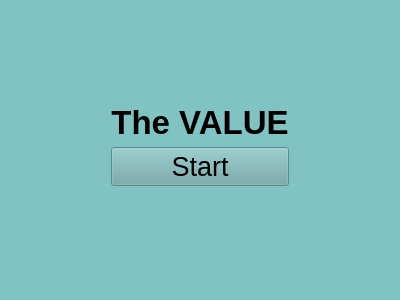
<?xml version="1.0" encoding="UTF-8"?>
<ui version="4.0">
 <class>Form</class>
 <widget class="QWidget" name="Form">
  <property name="geometry">
   <rect>
    <x>0</x>
    <y>0</y>
    <width>400</width>
    <height>300</height>
   </rect>
  </property>
  <property name="palette">
   <palette>
    <active>
     <colorrole role="WindowText">
      <brush brushstyle="SolidPattern">
       <color alpha="255">
        <red>0</red>
        <green>0</green>
        <blue>0</blue>
       </color>
      </brush>
     </colorrole>
     <colorrole role="Button">
      <brush brushstyle="SolidPattern">
       <color alpha="255">
        <red>111</red>
        <green>166</green>
        <blue>166</blue>
       </color>
      </brush>
     </colorrole>
     <colorrole role="Light">
      <brush brushstyle="SolidPattern">
       <color alpha="255">
        <red>206</red>
        <green>255</green>
        <blue>255</blue>
       </color>
      </brush>
     </colorrole>
     <colorrole role="Midlight">
      <brush brushstyle="SolidPattern">
       <color alpha="255">
        <red>167</red>
        <green>224</green>
        <blue>224</blue>
       </color>
      </brush>
     </colorrole>
     <colorrole role="Dark">
      <brush brushstyle="SolidPattern">
       <color alpha="255">
        <red>64</red>
        <green>97</green>
        <blue>97</blue>
       </color>
      </brush>
     </colorrole>
     <colorrole role="Mid">
      <brush brushstyle="SolidPattern">
       <color alpha="255">
        <red>86</red>
        <green>129</green>
        <blue>129</blue>
       </color>
      </brush>
     </colorrole>
     <colorrole role="Text">
      <brush brushstyle="SolidPattern">
       <color alpha="255">
        <red>0</red>
        <green>0</green>
        <blue>0</blue>
       </color>
      </brush>
     </colorrole>
     <colorrole role="BrightText">
      <brush brushstyle="SolidPattern">
       <color alpha="255">
        <red>255</red>
        <green>255</green>
        <blue>255</blue>
       </color>
      </brush>
     </colorrole>
     <colorrole role="ButtonText">
      <brush brushstyle="SolidPattern">
       <color alpha="255">
        <red>0</red>
        <green>0</green>
        <blue>0</blue>
       </color>
      </brush>
     </colorrole>
     <colorrole role="Base">
      <brush brushstyle="SolidPattern">
       <color alpha="255">
        <red>255</red>
        <green>255</green>
        <blue>255</blue>
       </color>
      </brush>
     </colorrole>
     <colorrole role="Window">
      <brush brushstyle="SolidPattern">
       <color alpha="255">
        <red>129</red>
        <green>194</green>
        <blue>194</blue>
       </color>
      </brush>
     </colorrole>
     <colorrole role="Shadow">
      <brush brushstyle="SolidPattern">
       <color alpha="255">
        <red>0</red>
        <green>0</green>
        <blue>0</blue>
       </color>
      </brush>
     </colorrole>
     <colorrole role="AlternateBase">
      <brush brushstyle="SolidPattern">
       <color alpha="255">
        <red>192</red>
        <green>224</green>
        <blue>224</blue>
       </color>
      </brush>
     </colorrole>
     <colorrole role="ToolTipBase">
      <brush brushstyle="SolidPattern">
       <color alpha="255">
        <red>255</red>
        <green>255</green>
        <blue>220</blue>
       </color>
      </brush>
     </colorrole>
     <colorrole role="ToolTipText">
      <brush brushstyle="SolidPattern">
       <color alpha="255">
        <red>0</red>
        <green>0</green>
        <blue>0</blue>
       </color>
      </brush>
     </colorrole>
     <colorrole role="PlaceholderText">
      <brush brushstyle="SolidPattern">
       <color alpha="127">
        <red>0</red>
        <green>0</green>
        <blue>0</blue>
       </color>
      </brush>
     </colorrole>
     <colorrole role="Accent">
      <brush brushstyle="SolidPattern">
       <color alpha="255">
        <red>255</red>
        <green>255</green>
        <blue>255</blue>
       </color>
      </brush>
     </colorrole>
    </active>
    <inactive>
     <colorrole role="WindowText">
      <brush brushstyle="SolidPattern">
       <color alpha="255">
        <red>0</red>
        <green>0</green>
        <blue>0</blue>
       </color>
      </brush>
     </colorrole>
     <colorrole role="Button">
      <brush brushstyle="SolidPattern">
       <color alpha="255">
        <red>111</red>
        <green>166</green>
        <blue>166</blue>
       </color>
      </brush>
     </colorrole>
     <colorrole role="Light">
      <brush brushstyle="SolidPattern">
       <color alpha="255">
        <red>206</red>
        <green>255</green>
        <blue>255</blue>
       </color>
      </brush>
     </colorrole>
     <colorrole role="Midlight">
      <brush brushstyle="SolidPattern">
       <color alpha="255">
        <red>167</red>
        <green>224</green>
        <blue>224</blue>
       </color>
      </brush>
     </colorrole>
     <colorrole role="Dark">
      <brush brushstyle="SolidPattern">
       <color alpha="255">
        <red>64</red>
        <green>97</green>
        <blue>97</blue>
       </color>
      </brush>
     </colorrole>
     <colorrole role="Mid">
      <brush brushstyle="SolidPattern">
       <color alpha="255">
        <red>86</red>
        <green>129</green>
        <blue>129</blue>
       </color>
      </brush>
     </colorrole>
     <colorrole role="Text">
      <brush brushstyle="SolidPattern">
       <color alpha="255">
        <red>0</red>
        <green>0</green>
        <blue>0</blue>
       </color>
      </brush>
     </colorrole>
     <colorrole role="BrightText">
      <brush brushstyle="SolidPattern">
       <color alpha="255">
        <red>255</red>
        <green>255</green>
        <blue>255</blue>
       </color>
      </brush>
     </colorrole>
     <colorrole role="ButtonText">
      <brush brushstyle="SolidPattern">
       <color alpha="255">
        <red>0</red>
        <green>0</green>
        <blue>0</blue>
       </color>
      </brush>
     </colorrole>
     <colorrole role="Base">
      <brush brushstyle="SolidPattern">
       <color alpha="255">
        <red>255</red>
        <green>255</green>
        <blue>255</blue>
       </color>
      </brush>
     </colorrole>
     <colorrole role="Window">
      <brush brushstyle="SolidPattern">
       <color alpha="255">
        <red>129</red>
        <green>194</green>
        <blue>194</blue>
       </color>
      </brush>
     </colorrole>
     <colorrole role="Shadow">
      <brush brushstyle="SolidPattern">
       <color alpha="255">
        <red>0</red>
        <green>0</green>
        <blue>0</blue>
       </color>
      </brush>
     </colorrole>
     <colorrole role="AlternateBase">
      <brush brushstyle="SolidPattern">
       <color alpha="255">
        <red>192</red>
        <green>224</green>
        <blue>224</blue>
       </color>
      </brush>
     </colorrole>
     <colorrole role="ToolTipBase">
      <brush brushstyle="SolidPattern">
       <color alpha="255">
        <red>255</red>
        <green>255</green>
        <blue>220</blue>
       </color>
      </brush>
     </colorrole>
     <colorrole role="ToolTipText">
      <brush brushstyle="SolidPattern">
       <color alpha="255">
        <red>0</red>
        <green>0</green>
        <blue>0</blue>
       </color>
      </brush>
     </colorrole>
     <colorrole role="PlaceholderText">
      <brush brushstyle="SolidPattern">
       <color alpha="127">
        <red>0</red>
        <green>0</green>
        <blue>0</blue>
       </color>
      </brush>
     </colorrole>
     <colorrole role="Accent">
      <brush brushstyle="SolidPattern">
       <color alpha="255">
        <red>255</red>
        <green>255</green>
        <blue>255</blue>
       </color>
      </brush>
     </colorrole>
    </inactive>
    <disabled>
     <colorrole role="WindowText">
      <brush brushstyle="SolidPattern">
       <color alpha="255">
        <red>64</red>
        <green>97</green>
        <blue>97</blue>
       </color>
      </brush>
     </colorrole>
     <colorrole role="Button">
      <brush brushstyle="SolidPattern">
       <color alpha="255">
        <red>111</red>
        <green>166</green>
        <blue>166</blue>
       </color>
      </brush>
     </colorrole>
     <colorrole role="Light">
      <brush brushstyle="SolidPattern">
       <color alpha="255">
        <red>206</red>
        <green>255</green>
        <blue>255</blue>
       </color>
      </brush>
     </colorrole>
     <colorrole role="Midlight">
      <brush brushstyle="SolidPattern">
       <color alpha="255">
        <red>167</red>
        <green>224</green>
        <blue>224</blue>
       </color>
      </brush>
     </colorrole>
     <colorrole role="Dark">
      <brush brushstyle="SolidPattern">
       <color alpha="255">
        <red>64</red>
        <green>97</green>
        <blue>97</blue>
       </color>
      </brush>
     </colorrole>
     <colorrole role="Mid">
      <brush brushstyle="SolidPattern">
       <color alpha="255">
        <red>86</red>
        <green>129</green>
        <blue>129</blue>
       </color>
      </brush>
     </colorrole>
     <colorrole role="Text">
      <brush brushstyle="SolidPattern">
       <color alpha="255">
        <red>64</red>
        <green>97</green>
        <blue>97</blue>
       </color>
      </brush>
     </colorrole>
     <colorrole role="BrightText">
      <brush brushstyle="SolidPattern">
       <color alpha="255">
        <red>255</red>
        <green>255</green>
        <blue>255</blue>
       </color>
      </brush>
     </colorrole>
     <colorrole role="ButtonText">
      <brush brushstyle="SolidPattern">
       <color alpha="255">
        <red>64</red>
        <green>97</green>
        <blue>97</blue>
       </color>
      </brush>
     </colorrole>
     <colorrole role="Base">
      <brush brushstyle="SolidPattern">
       <color alpha="255">
        <red>129</red>
        <green>194</green>
        <blue>194</blue>
       </color>
      </brush>
     </colorrole>
     <colorrole role="Window">
      <brush brushstyle="SolidPattern">
       <color alpha="255">
        <red>129</red>
        <green>194</green>
        <blue>194</blue>
       </color>
      </brush>
     </colorrole>
     <colorrole role="Shadow">
      <brush brushstyle="SolidPattern">
       <color alpha="255">
        <red>0</red>
        <green>0</green>
        <blue>0</blue>
       </color>
      </brush>
     </colorrole>
     <colorrole role="AlternateBase">
      <brush brushstyle="SolidPattern">
       <color alpha="255">
        <red>129</red>
        <green>194</green>
        <blue>194</blue>
       </color>
      </brush>
     </colorrole>
     <colorrole role="ToolTipBase">
      <brush brushstyle="SolidPattern">
       <color alpha="255">
        <red>255</red>
        <green>255</green>
        <blue>220</blue>
       </color>
      </brush>
     </colorrole>
     <colorrole role="ToolTipText">
      <brush brushstyle="SolidPattern">
       <color alpha="255">
        <red>0</red>
        <green>0</green>
        <blue>0</blue>
       </color>
      </brush>
     </colorrole>
     <colorrole role="PlaceholderText">
      <brush brushstyle="SolidPattern">
       <color alpha="127">
        <red>64</red>
        <green>97</green>
        <blue>97</blue>
       </color>
      </brush>
     </colorrole>
     <colorrole role="Accent">
      <brush brushstyle="SolidPattern">
       <color alpha="255">
        <red>168</red>
        <green>252</green>
        <blue>252</blue>
       </color>
      </brush>
     </colorrole>
    </disabled>
   </palette>
  </property>
  <property name="windowTitle">
   <string>Form</string>
  </property>
  <layout class="QGridLayout" name="gridLayout" rowstretch="9,1,2,10" columnstretch="10,3,10">
   <property name="sizeConstraint">
    <enum>QLayout::SizeConstraint::SetDefaultConstraint</enum>
   </property>
   <property name="leftMargin">
    <number>9</number>
   </property>
   <property name="topMargin">
    <number>9</number>
   </property>
   <property name="rightMargin">
    <number>9</number>
   </property>
   <property name="bottomMargin">
    <number>9</number>
   </property>
   <property name="spacing">
    <number>6</number>
   </property>
   <item row="3" column="1">
    <spacer name="verticalSpacer_2">
     <property name="orientation">
      <enum>Qt::Orientation::Vertical</enum>
     </property>
     <property name="sizeHint" stdset="0">
      <size>
       <width>20</width>
       <height>40</height>
      </size>
     </property>
    </spacer>
   </item>
   <item row="1" column="1">
    <widget class="QLabel" name="label">
     <property name="font">
      <font>
       <pointsize>25</pointsize>
       <bold>true</bold>
      </font>
     </property>
     <property name="text">
      <string>The VALUE</string>
     </property>
     <property name="alignment">
      <set>Qt::AlignmentFlag::AlignCenter</set>
     </property>
    </widget>
   </item>
   <item row="2" column="1">
    <widget class="QPushButton" name="startButton">
     <property name="font">
      <font>
       <pointsize>20</pointsize>
       <bold>false</bold>
      </font>
     </property>
     <property name="text">
      <string>Start</string>
     </property>
    </widget>
   </item>
   <item row="1" column="0">
    <spacer name="horizontalSpacer_2">
     <property name="orientation">
      <enum>Qt::Orientation::Horizontal</enum>
     </property>
     <property name="sizeHint" stdset="0">
      <size>
       <width>40</width>
       <height>20</height>
      </size>
     </property>
    </spacer>
   </item>
   <item row="0" column="1">
    <spacer name="verticalSpacer">
     <property name="orientation">
      <enum>Qt::Orientation::Vertical</enum>
     </property>
     <property name="sizeHint" stdset="0">
      <size>
       <width>20</width>
       <height>40</height>
      </size>
     </property>
    </spacer>
   </item>
   <item row="1" column="2">
    <spacer name="horizontalSpacer">
     <property name="orientation">
      <enum>Qt::Orientation::Horizontal</enum>
     </property>
     <property name="sizeHint" stdset="0">
      <size>
       <width>40</width>
       <height>20</height>
      </size>
     </property>
    </spacer>
   </item>
  </layout>
 </widget>
 <resources/>
 <connections/>
</ui>
